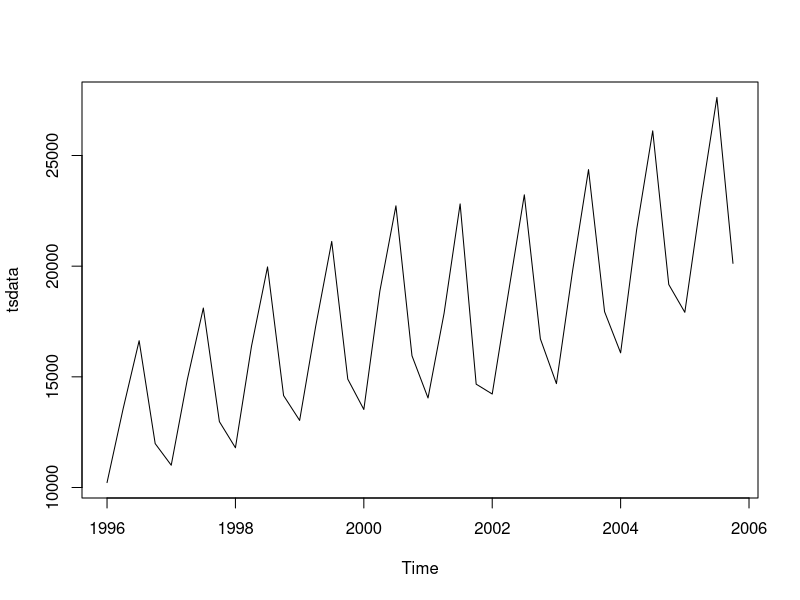
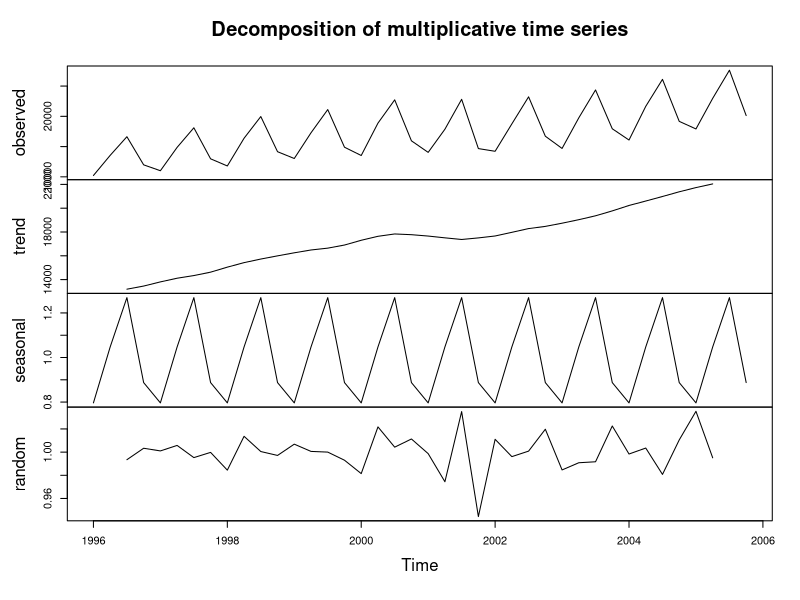
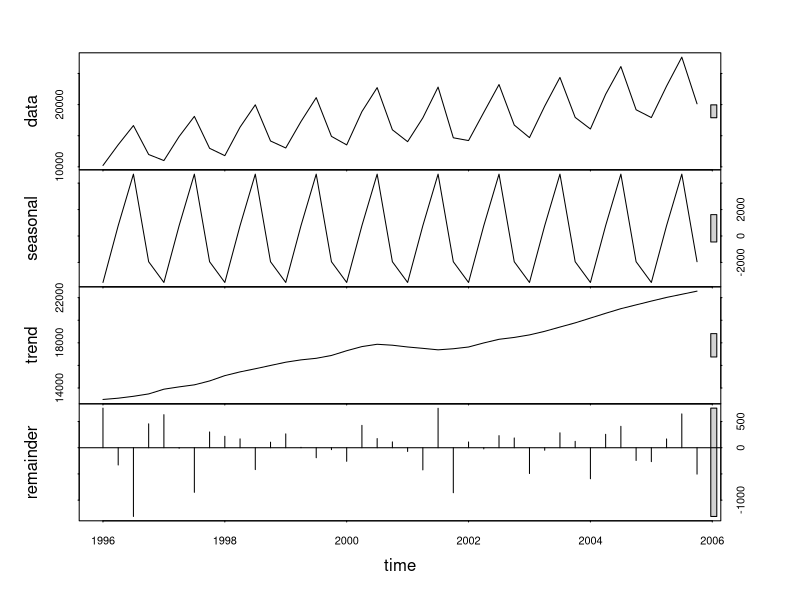
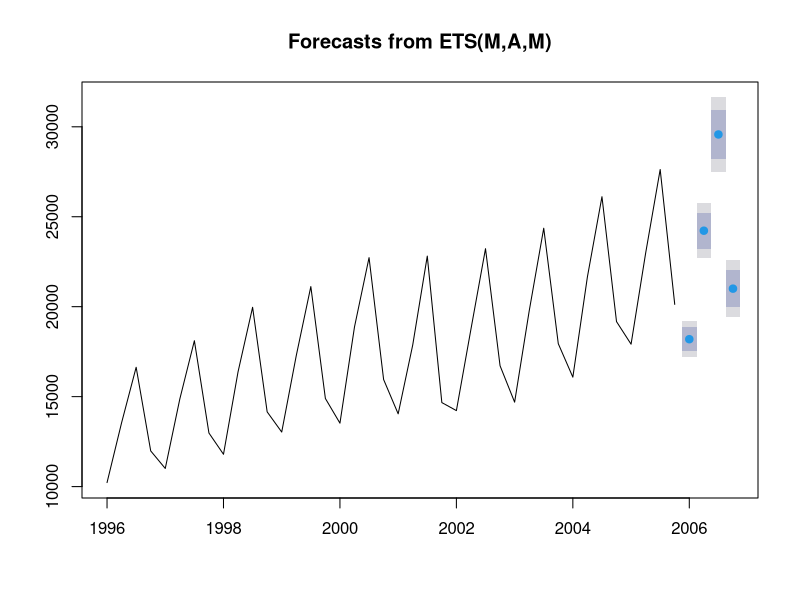
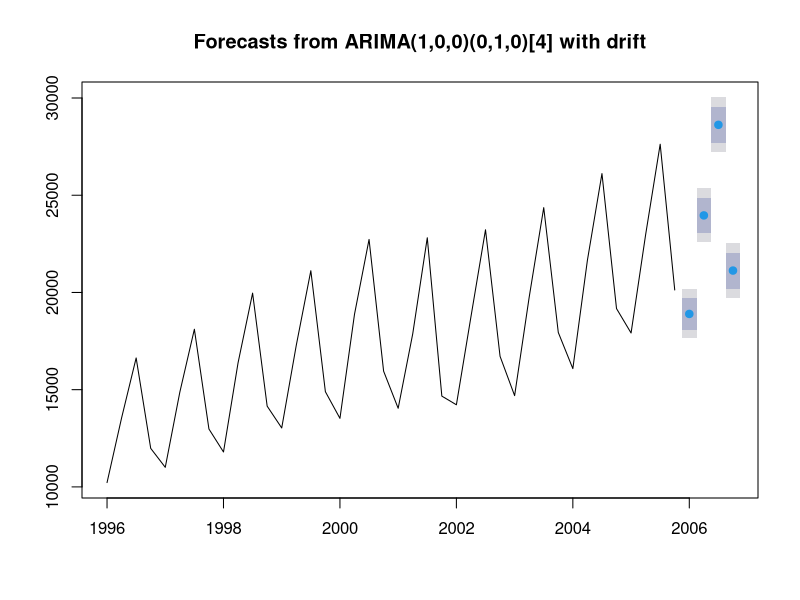

The R script that drew these images, in order:
install.packages("forecast")
library(readxl)
library(forecast)

tdata <- read_excel("Dataset.xls")

tsdata <- ts(tdata$Total,
             start = c(1996,1),end = c(2005,4), frequency = 4)

plot(tsdata)

plot(decompose(tsdata, type = c("multiplicative")))

?stl

fit <- stl(tsdata, s.window = "period")
plot(fit)

ls(fit)
print(fit$time.series)
fit$win

#Exponential Models
#simple model level
fit1 <- HoltWinters(tsdata, beta=FALSE, gamma = FALSE)
ls(fit1)
accuracy(fit1$fitted, tsdata)

#double model level
fit2 <- HoltWinters(tsdata, gamma = FALSE)
ls(fit2)
accuracy(fit2$fitted, tsdata)

#triple model level
fit3 <- HoltWinters(tsdata)
ls(fit3)
accuracy(fit3$fitted, tsdata)

forecast(fit3, 4)

#Using ETS method (    BEST RESULTS   ) 

efit <- ets(tsdata)
accuracy(efit$fitted, tsdata)
summary(efit)

#Predict next 4 values
plot(forecast(efit,4))


#Arima Models

# fit an ARIMA model of order P, D, Q
afit <- arima(tsdata, order=c(1, 0, 1))
summary(afit)

afit <- auto.arima(tsdata)
afit$model
summary(afit)

# predict next 4 observations
forecast(afit, 4)
plot(forecast(afit, 4))

